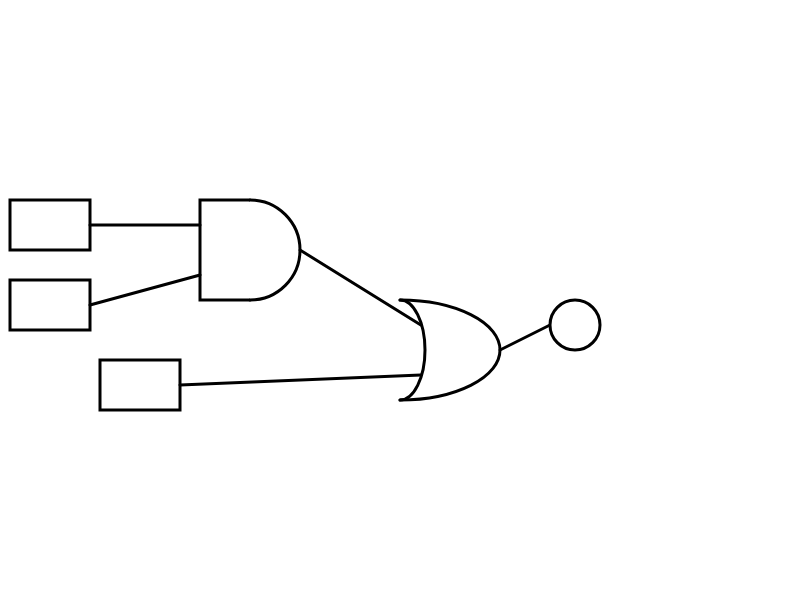
Frame 1 (no input)
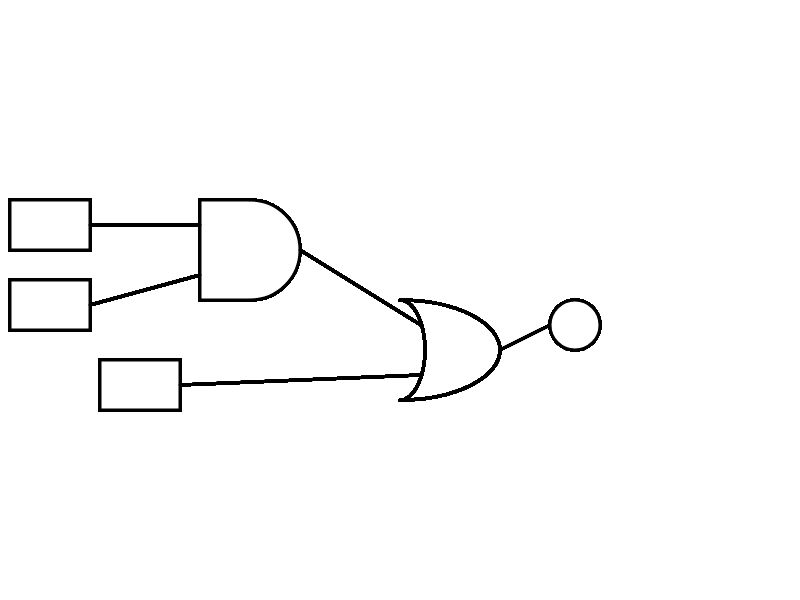
Frame 60 (no input)
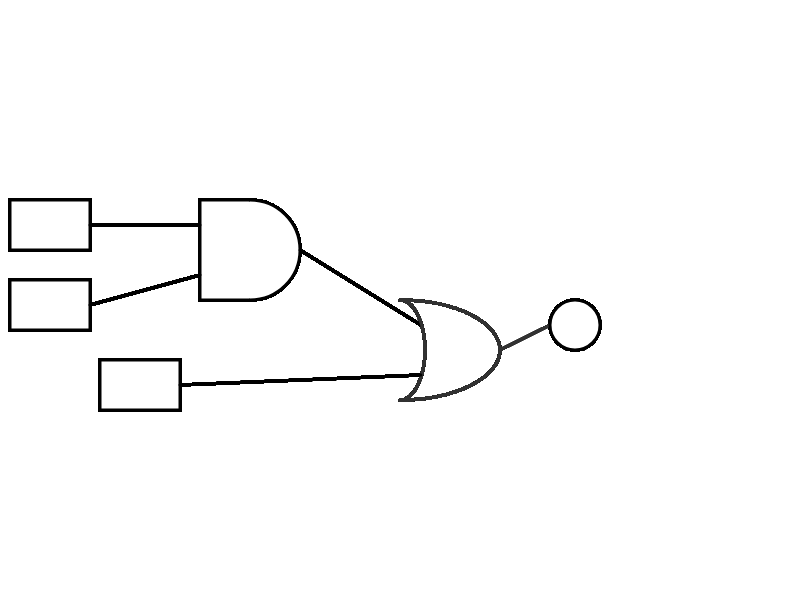
Frame 120 (the mouse pressed at the canvas centre since frame 60)

The p5.js sketch that drew these frames (run headless with seeded random() and noise() and a simulated clock; from frame 60 on, the mouse is pressed at the canvas centre):

// p5.js sketch
// ── sketch.js
let components = [];

function setup() {
  createCanvas(800, 600);
  background(255);
  let and1 = new AndGate(200, 200);
  let or1 = new OrGate(400, 300);
  let switch1 = new Switch(10, 200);
  let switch2 = new Switch(10, 280);
  let switch3 = new Switch(100, 360);
  let output1 = new Output(550, 300);

  switch1.connectTo(and1.input1);
  switch2.connectTo(and1.input2);
  switch3.connectTo(or1.input2)
  and1.connectTo(or1.input1);
  or1.connectTo(output1.input);

  components.push(and1);
  components.push(or1);
  components.push(switch1);
  components.push(switch2);
  components.push(switch3);
  components.push(output1);
}

function draw() {
  for (let component of components) {
    component.update();
    component.show();
  }
}

function mouseClicked() {
  for (let component of components) {
    component.checkClicked();
  }
}

// ── andgate.js
class AndGate {
  constructor(x, y) {
    this.pos = createVector(x, y);
    this.width = 100;
    this.height = 100;

    this.input1 = new InputOutput(this.pos.x, this.pos.y + this.height * 0.25);
    this.input2 = new InputOutput(this.pos.x, this.pos.y + this.height * 0.75);
    this.output = new InputOutput(this.pos.x + this.width, this.pos.y + this.height * 0.5);

    this.connectedTo;
    this.connected = false;

    this.style = new Style();
  }

  connectTo(input) {
    this.connectedTo = input;
    this.connected = true;
  }

  checkClicked() {

  }

  update() {
    this.output.state = this.input1.state && this.input2.state;
    if (this.connected) {
      this.connectedTo.state = this.output.state;
    }
  }

  show() {
    let hovering = false;
    if (
      mouseX >= this.pos.x &&
      mouseX <= this.pos.x + this.width &&
      mouseY >= this.pos.y &&
      mouseY <= this.pos.y + this.height
    ) {
      hovering = true;
    }

    if (this.output.state == false && hovering) {
      stroke(this.style.strokeHover);
      strokeWeight(this.style.strokeWeightHover);
      fill(this.style.fillHover);
    } else
    if (this.output.state == true && !hovering) {
      stroke(this.style.strokeOn);
      strokeWeight(this.style.strokeWeightOn);
      fill(this.style.fillOn);
    } else
    if (this.output.state == true && hovering) {
      stroke(this.style.strokeOnHover);
      strokeWeight(this.style.strokeWeightOnHover);
      fill(this.style.fillOnHover);
    } else
    {
      stroke(this.style.stroke);
      strokeWeight(this.style.strokeWeight);
      fill(this.style.fill);
    }

    beginShape();
    vertex(this.pos.x + this.width / 2, this.pos.y);
    vertex(this.pos.x, this.pos.y);
    vertex(this.pos.x, this.pos.y + this.height);
    vertex(this.pos.x + this.width / 2, this.pos.y + this.height);
    endShape();

    ellipseMode(CORNER);
    arc(this.pos.x, this.pos.y, this.width, this.height, -HALF_PI, HALF_PI);

    if (this.connected) {
      line(this.output.pos.x, this.output.pos.y, this.connectedTo.pos.x, this.connectedTo.pos.y);
    }
  }
}

// ── inputoutput.js
class InputOutput {
  constructor(x, y) {
    this.pos = createVector(x, y);
    this.state = false;
  }
}

// ── orgate.js
class OrGate {
  constructor(x, y) {
    this.pos = createVector(x, y);
    this.width = 100;
    this.height = 100;

    this.input1 = new InputOutput(this.pos.x + this.width / 4.8, this.pos.y + this.height * 0.25);
    this.input2 = new InputOutput(this.pos.x + this.width / 4.8, this.pos.y + this.height * 0.75);
    this.output = new InputOutput(this.pos.x + this.width, this.pos.y + this.height * 0.5);

    this.connectedTo;
    this.connected = false;

    this.style = new Style();
  }

  connectTo(input) {
    this.connectedTo = input;
    this.connected = true;
  }

  checkClicked() {

  }

  update() {
    this.output.state = this.input1.state || this.input2.state;
    if (this.connected) {
      this.connectedTo.state = this.output.state;
    }

  }

  show() {
    let hovering = false;
    if (
      mouseX >= this.pos.x &&
      mouseX <= this.pos.x + this.width &&
      mouseY >= this.pos.y &&
      mouseY <= this.pos.y + this.height
    ) {
      hovering = true;
    }

    if (this.output.state == false && hovering) {
      stroke(this.style.strokeHover);
      strokeWeight(this.style.strokeWeightHover);
      fill(this.style.fillHover);
    } else
    if (this.output.state == true && !hovering) {
      stroke(this.style.strokeOn);
      strokeWeight(this.style.strokeWeightOn);
      fill(this.style.fillOn);
    } else
    if (this.output.state == true && hovering) {
      stroke(this.style.strokeOnHover);
      strokeWeight(this.style.strokeWeightOnHover);
      fill(this.style.fillOnHover);
    } else
    {
      stroke(this.style.stroke);
      strokeWeight(this.style.strokeWeight);
      fill(this.style.fill);
    }

    ellipseMode(CORNER);
    noFill();
    arc(this.pos.x - this.width, this.pos.y, 2 * this.width, this.height, -HALF_PI, HALF_PI);
    arc(this.pos.x - this.width / 4, this.pos.y, this.width / 2, this.height, -HALF_PI, HALF_PI);

    if (this.connected) {
      line(this.output.pos.x, this.output.pos.y, this.connectedTo.pos.x, this.connectedTo.pos.y);
    }
  }
}

// ── output.js
class Output {
  constructor(x, y) {
    this.pos = createVector(x, y);
    this.width = 50;
    this.height = 50;

    this.input = new InputOutput(this.pos.x, this.pos.y + this.height / 2);

    this.style = new Style;
  }

  checkClicked() {
    
  }

  update() {

  }

  show() {
    let hovering = false;
    if (
      mouseX >= this.pos.x &&
      mouseX <= this.pos.x + this.width &&
      mouseY >= this.pos.y &&
      mouseY <= this.pos.y + this.height
    ) {
      hovering = true;
    }

    if (this.input.state == false && hovering) {
      stroke(this.style.strokeHover);
      strokeWeight(this.style.strokeWeightHover);
      fill(this.style.fillHover);
    } else
    if (this.input.state == true && !hovering) {
      stroke(this.style.strokeOn);
      strokeWeight(this.style.strokeWeightOn);
      fill(this.style.fillOn);
    } else
    if (this.input.state == true && hovering) {
      stroke(this.style.strokeOnHover);
      strokeWeight(this.style.strokeWeightOnHover);
      fill(this.style.fillOnHover);
    } else
    {
      stroke(this.style.stroke);
      strokeWeight(this.style.strokeWeight);
      fill(this.style.fill);
    }

    ellipseMode(CORNER);
    ellipse(this.pos.x, this.pos.y, this.width, this.height);
  }
}

// ── style.js
class Style {
  constructor() {
    this.stroke = color(0);
    this.strokeWeight = 3;
    this.fill = color(255);

    this.strokeHover = color(50);
    this.strokeWeightHover = 3;
    this.fillHover = color(220);

    this.strokeOn = color(255, 0, 0);
    this.strokeWeightOn = 3;
    this.fillOn = color(255);

    this.strokeOnHover = color(220, 0, 0);
    this.strokeWeightOnHover = 3;
    this.fillOnHover = color(220);
  }
}

// ── switch.js
class Switch {
  constructor(x, y) {
    this.pos = createVector(x, y);
    this.width = 80;
    this.height = 50;

    this.output = new InputOutput(this.pos.x + this.width, this.pos.y + this.height / 2);

    this.connectedTo;
    this.connected = false;

    this.style = new Style;
  }

  connectTo(input) {
    this.connectedTo = input;
    this.connected = true;
  }

  checkClicked() {
    if (
      mouseX >= this.pos.x &&
      mouseX <= this.pos.x + this.width &&
      mouseY >= this.pos.y &&
      mouseY <= this.pos.y + this.height
    ) {
      this.switchState();
    }
  }

  update() {

  }

  show() {
    let hovering = false;
    if (
      mouseX >= this.pos.x &&
      mouseX <= this.pos.x + this.width &&
      mouseY >= this.pos.y &&
      mouseY <= this.pos.y + this.height
    ) {
      hovering = true;
    }

    if (this.output.state == false && hovering) {
      stroke(this.style.strokeHover);
      strokeWeight(this.style.strokeWeightHover);
      fill(this.style.fillHover);
    } else
    if (this.output.state == true && !hovering) {
      stroke(this.style.strokeOn);
      strokeWeight(this.style.strokeWeightOn);
      fill(this.style.fillOn);
    } else
    if (this.output.state == true && hovering) {
      stroke(this.style.strokeOnHover);
      strokeWeight(this.style.strokeWeightOnHover);
      fill(this.style.fillOnHover);
    } else
    {
      stroke(this.style.stroke);
      strokeWeight(this.style.strokeWeight);
      fill(this.style.fill);
    }

    rect(this.pos.x, this.pos.y, this.width, this.height);

    if (this.connected) {
      line(this.output.pos.x, this.output.pos.y, this.connectedTo.pos.x, this.connectedTo.pos.y);
    }
  }

  switchState() {
    this.output.state = !this.output.state;
    if (this.connected) {
      this.connectedTo.state = this.output.state;
    }
  }
}
